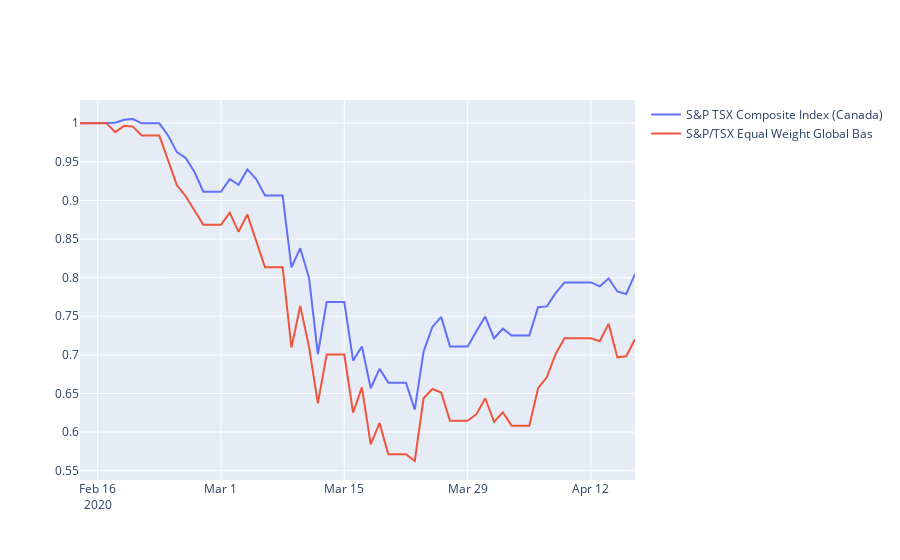

The code cell stored with this chart in its notebook:
### Markdown cell above
# Canada

### Code cell
indices_by_code = indices.set_index('Code')
#print(indices_by_code)
fig = go.Figure()
#print(returns_by_sector)
#eur = pd.DataFrame(index=normalized.index)#normalized[normalized[by_curr['EUR']]]
#print(eur)
for c in by_curr['CAD']:
    if c not in normalized.columns:
        continue
    #print(c)
   # print(returns_by_sector[k])
    fig.add_trace(go.Scatter(
                    x=normalized[c].index,
                    y=normalized[c],
                    name=indices_by_code.loc[c]['Name'],
                    #line_color='deepskyblue',
                    opacity=1))
fig.show()
